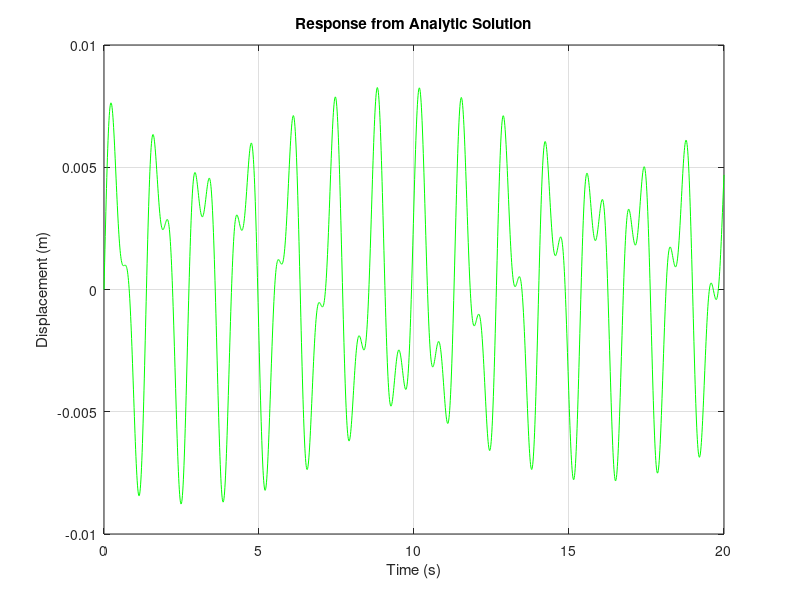

This chart was generated by the following MATLAB code:
m = 3000;
k = 60000;
c = 80;
omega_n = sqrt(k/m);
zeta = c/(2*sqrt(m*k));
omega_d = omega_n*sqrt(1-zeta^2);
f = 1.5;
omega = 2*pi*f;
t = 0:0.01:20;
a_0 = 0.2;
Y = a_0/sqrt((((omega_n^2)-(omega^2))^2)+((2*zeta*omega*omega_n)^2));
phi = atan((2*zeta*omega*omega_n)/((omega_n^2)-(omega^2)));
y_p = Y*sin(omega.*t - phi);
A = Y*sin(phi);
B = (Y/omega_d)*(omega*cos(phi)-omega_n*sin(phi));
y_h = exp(-zeta*omega_n.*t).*(A*cos(omega_d.*t)+B*sin(omega_d.*t));
y = y_h+y_p;


plot(t,y,"g");
xlabel("Time (s)");
ylabel("Displacement (m)");
title("Response from Analytic Solution")
grid on;

